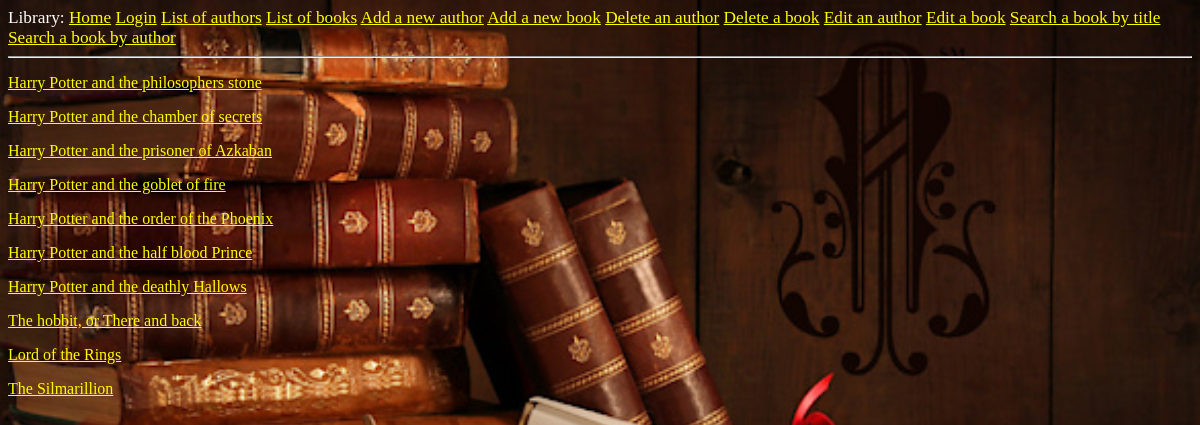
The app's page /show_books, older data.
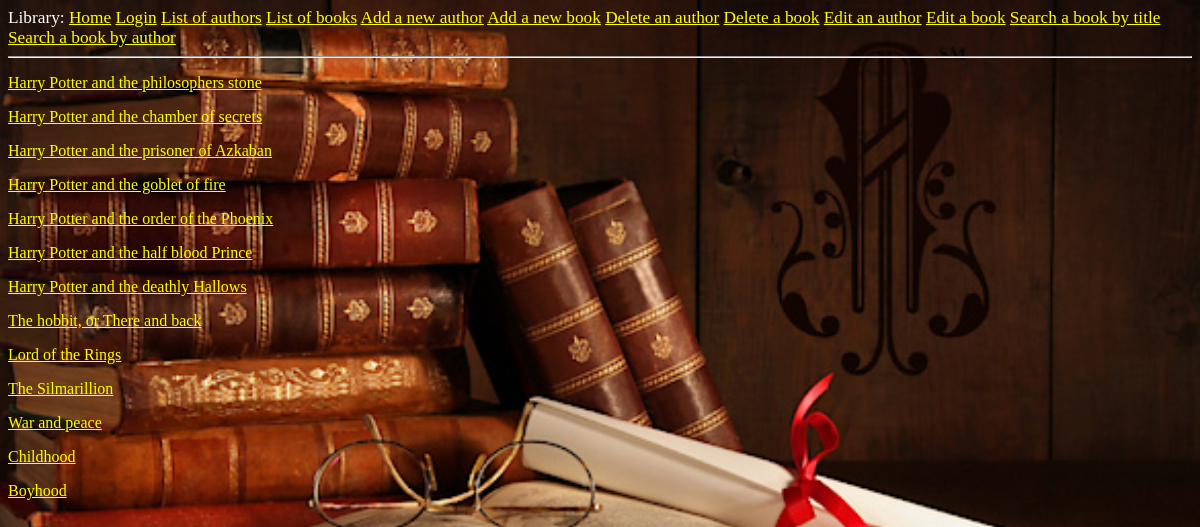
The same page, newer data.
### app/models.py (models this page shows, shortened)
class Book(db.Model):
    id = db.Column(db.Integer(), primary_key=True)
    name = db.Column(db.String(60), index=True)
    authors=db.relationship('Author', secondary=author_books, backref='books')
    image = db.Column(db.String)
    text = db.Column(db.String)

### app/routes.py (the view)
@app.route('/show_books')
def show_books():
    return render_template('show_books.html', title='Books', books=Book.query.all())

### app/routes.py (called while the page is built)
@app.before_request
def before_request():
    if current_user.is_authenticated:
        current_user.last_seen = datetime.utcnow()
        db.session.commit()

### app/templates/show_books.html
{% extends "Base.html" %}
{% block content %}
    {% for book in books %}
    <div><p><a href="{{ url_for('book', name=book.name) }}">{{  book.name }}</a></p></div>
    {% endfor %}
{% endblock %}

### app/templates/Base.html (shortened to what this page needs)
<html>
    <head>
    </head>
    <body>
        <div style="font-size: 1.08em">Library:
           <a href="{{ url_for('index') }}">Home</a>
        {% if current_user.is_anonymous %}
            <a href="{{ url_for('login') }}">Login</a>
        {% else %}
            <a href="{{ url_for('user', username=current_user.username) }}">Profile</a>
            <a href="{{ url_for('logout') }}">Logout</a>
        {% endif %}
        <a href="{{ url_for('show_authors') }}">List of authors</a>
        <a href="{{ url_for('show_books') }}">List of books</a>
        <a href="{{ url_for('add_author') }}">Add a new author</a>
        <a href="{{ url_for('add_book') }}">Add a new book</a>
        <a href="{{ url_for('delete_author') }}">Delete an author</a>
        <a href="{{ url_for('delete_book') }}">Delete a book</a>
        <a href="{{ url_for('edit_author') }}">Edit an author</a>
        <a href="{{ url_for('edit_book') }}">Edit a book</a>
        <a href="{{ url_for('search_books_by_title') }}">Search a book by title</a>
        <a href="{{ url_for('search_books_by_author') }}">Search a book by author</a>
        </div>
        <hr>
        {% block content %}{% endblock %}
    </body>
</html>

### app/templates/Base.html (style rules this page uses)
body { background: url("../static/background.jpg") no-repeat; -moz-background-size: 100%; -o-background-size: 100%; -webkit-background-size: 100%; background-size: 100%; color: #ffffff; }
a:link { color: yellow; }

Row changes from the older to the newer data that the page shows:
added Book: name "War and peace"
added Book: name "Childhood"
added Book: name "Boyhood"
